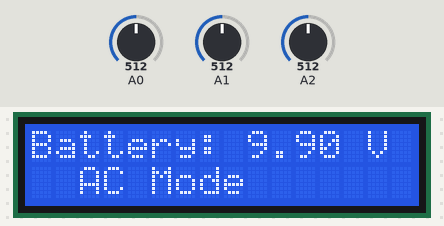
The sketch below on a simulated Arduino Uno, built with avr-gcc and run on an emulated ATmega328P. Parts: 16×2 character LCD. The inputs (shaded band) are chosen by the test bench; at power-on: A2 = 512, A0 = 512, A1 = 512. WiFi joins after 1.5 s; servers stay silent unless stated.

Above: at 1.2 s.
1.3 s: A2 set to 4
11.5 s: A2 set to 1
At 15.6 s:
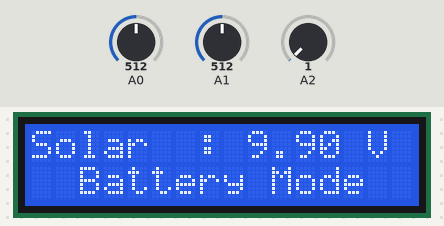
21.5 s: A0 set to 716
At 31.3 s:
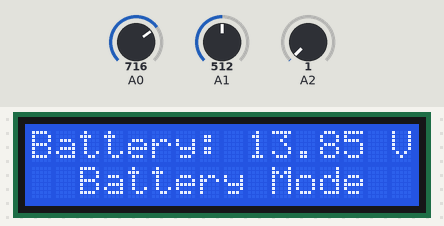
31.6 s: A1 set to 716
At 35.5 s:
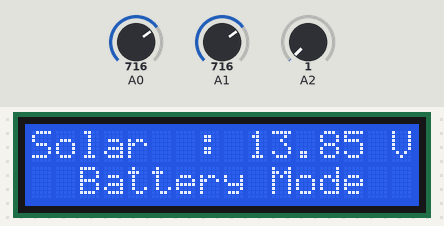
41.6 s: A0 set to 900
At 51.3 s:
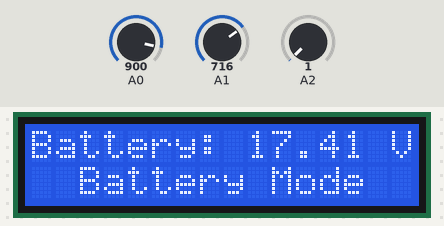
51.6 s: A1 set to 900
At 60.5 s:
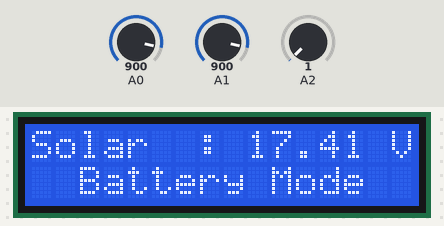
Timing chart, 0 to 62.0 s (numbered marks = the images above; inputs shaded):
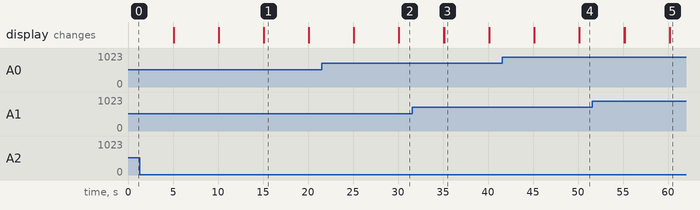

Measured:
- the behaviour switches between 3 and 2 on A2 (found by bisection; images 0 and 1)
- after the input at 11.5 s, the display: first differs from a run without the input after 3.6 s (image 1)
- what the display in image 1 shows lasts 5.0 s, from 15.1 s to 20.1 s

The sketch:

tdo_meter.ino
```cpp
#include<LiquidCrystal.h>
#include<Ethernet.h>
#include<SPI.h>


LiquidCrystal lcd(8, 9, 5, 4, 3, 2);  // sets the interfacing pins
int Sensor_A0, Sensor_A1, Sensor_A2, reset = 1;      // Analog inputs
int CounterLcd = 1;
float Voltaje0, Voltaje1;

//Ethernet values
byte mac[] = {0xDE, 0xAD, 0xBE, 0xEF, 0xFE, 0xE0 };
IPAddress ip(172,21,12,7);
IPAddress subnet(255,255,255,0);
IPAddress gateway(172,21,12,254);
EthernetServer server(80);

void(* resetFunc) (void) = 0; //declare reset function @ address 0

void readData() {
  // Reads analog sensors and converts to apropiate units.
  Sensor_A0 = analogRead (A0);
  Voltaje0 = (Sensor_A0 / 51.7);
  Sensor_A1 = analogRead (A1);
  Voltaje1 = (Sensor_A1 / 51.7);
  Sensor_A2 = analogRead (A2);
}

void updateDisplay() {  // Write voltages and status in LCD Display
    if ( CounterLcd == 1) {
    lcd.setCursor(0,0);
    lcd.print("Battery: ");
    lcd.print(Voltaje0);
    lcd.print(" V");
    CounterLcd = 2;
  }

  else if (CounterLcd == 2) {
    lcd.setCursor(0,0);
    lcd.print("Solar  : ");
    lcd.print(Voltaje1);
    lcd.print(" V ");
    CounterLcd = 1;
  }

  lcd.setCursor(2,1);         //sets the cursor at row 1 column 2
  if (Sensor_A2 > 2) {
    lcd.print("AC Mode");
  }
  else {
      lcd.print("Battery Mode");
  }
}

void setup()
{
  lcd.begin(16, 2);  // initializes the 16x2 LCD
  Ethernet.begin(mac, ip, subnet, gateway);
  server.begin();
}


void loop()
{
  readData();

  updateDisplay();
  clientConnection();
  delay (5000);
  lcd.clear();

  if (reset > 10) {  // counter to reset arduino
    resetFunc();
  }
  reset += 1;
}

void clientConnection () {
  EthernetClient client = server.available();
  if (client){
    boolean currentLineIsBlank = true;
    while (client.connected()) {
      if (client.available()) {
        char c = client.read();
         if (c == '\n' && currentLineIsBlank) {
           client.println("HTTP/1.1 200 OK");
           client.println("Content-Type: text/html");
           client.println("Connection: close");
           //client.println("Refresh: 5");
           client.println();
           client.println("<!DOCTYPE HTML>");
           client.println("<html>");
           client.print("solar: ");
           client.println(Voltaje1, DEC);
           client.print("bateria: ");
           client.println(Voltaje0);
           if (Sensor_A2 > 2) {
             client.print("AC mode");
           }
           else{
             client.print("Battery mode");
           }
           client.println();
           client.println("<html>");
           break;
         }
         if (c == '\n') {
          // you're starting a new line
          currentLineIsBlank = true;
         }
         else if (c != '\r') {
          // you've gotten a character on the current line
          currentLineIsBlank = false;
         }
      }
    }
    client.stop();
  }
}
```
